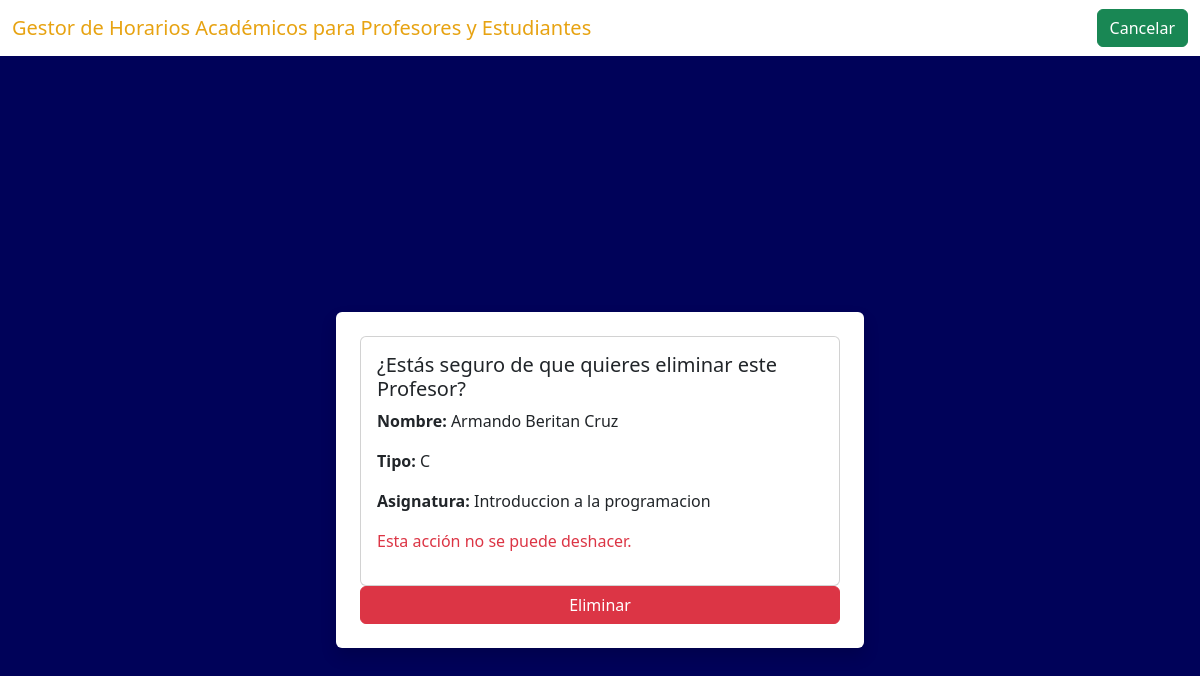
Page /recursos/QuitarProfesores/1/ (signed in) on the committed database.
### Recursos/models.py (models this page shows, shortened)
class Profesor(models.Model):
    tipo = models.CharField(max_length=2, choices=[('CP', 'Clase Practica'), ('C', 'Conferencia'), ('L', 'Laboratorio'), ('T', 'Taller'), ('S', 'Seminario')], default='C')
    asignatura = models.ForeignKey(Asignatura, null=True, blank=True, on_delete=models.CASCADE)
    nombre = models.CharField(max_length=253)
    creador = models.ForeignKey(User, on_delete=models.CASCADE)  # Nuevo campo

class Asignatura(models.Model):
    siglas = models.CharField(max_length=10, default='')
    nombre = models.CharField(max_length=253)
    catedra = models.CharField(max_length=255, default='')
    creador = models.ForeignKey(User, on_delete=models.CASCADE)  # Nuevo campo

### Recursos/views.py (the view)
# urls.py: path('QuitarProfesores/<int:id>/', q_profesores, name='Quitar_Profesores'),
@login_required
@grupo_requerido('Profesor de Año')
def q_profesores(request, id):
    profesor = get_object_or_404(Profesor, id=id)  # No filtrar por creador
    is_creator = profesor.creador == request.user
    is_admin = request.user.groups.filter(name='Administrador').exists()
    if not is_creator and not is_admin:
        return render(request, 'Recursos/Profesores/quitar_profesores.html', {
            'profesor': profesor,
            'error': "No tienes permiso para eliminar este profesor."
        })
    if request.method == 'POST':
        profesor.delete()  # Eliminar el profesor
        return redirect('Listar_Profesores')  # Redirigir a la lista de profesores
    return render(request, 'Recursos/Profesores/quitar_profesores.html', {'profesor': profesor})  # Pasar el profesor a la plantilla

### Recursos/views.py (called while the page is built)
def grupo_requerido(grupo):
    def in_grupo(user):
        return user.groups.filter(name=grupo).exists()
    return user_passes_test(in_grupo)

### Recursos/templates/Recursos/Profesores/quitar_profesores.html (shortened to what this page needs)
{% load static %}
<!DOCTYPE html>
<html lang="es">
<head>
    <link href="{% static 'css/bootstrap.min.css' %}" rel="stylesheet">
</head>
<body style="background-color: rgb(0, 2, 89);">
    <nav class="navbar navbar-expand-lg navbar-light" style="background-color: white;">
        <div class="container-fluid">
            <a class="navbar-brand" href="https://eva.uci.cu/" style="color: rgb(231, 163, 18);">
                Gestor de Horarios Académicos para Profesores y Estudiantes
            </a>
            <div class="collapse navbar-collapse" id="navbarNav">
                <div class="ms-auto d-flex align-items-center">
                    <a href="{% url 'Listar_Profesores' %}" class="btn btn-success">Cancelar</a>
                </div>
            </div>
        </div>
    </nav>
    <div class="d-flex justify-content-center align-items-center" style="min-height: 100vh;">
        <div>
            <form action="" method="POST" class="container mt-5 p-4 bg-white rounded shadow">
                <div class="card mx-auto" style="width: 30rem;">
                    <div class="card-body">
                        <h5 class="card-title">¿Estás seguro de que quieres eliminar este Profesor?</h5>
                        <p><strong>Nombre:</strong> {{ profesor.nombre }}</p>
                        <p><strong>Tipo:</strong> {{ profesor.tipo }}</p>
                        <p><strong>Asignatura:</strong> {{ profesor.asignatura.nombre }}</p>
                        <p class='text-danger'>Esta acción no se puede deshacer.</p>
                    </div>
                </div>
                <button type="submit" class="btn btn-danger w-100">Eliminar</button>
            </form>
        </div>
    </div>
</body>
</html>

### rows in the picture
Profesor: nombre "Armando Beritan Cruz", tipo "C", asignatura.nombre "Introduccion a la programacion"
